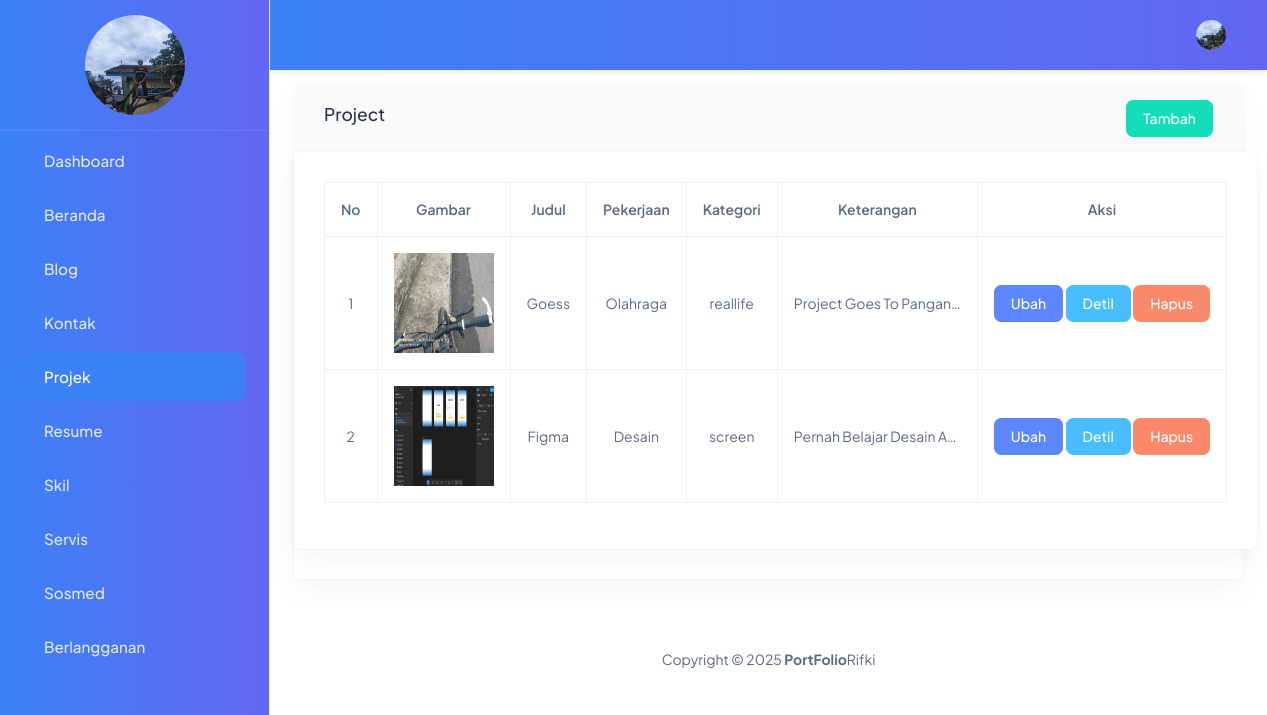
Screenshot of /backend/pages/project/index.php with the database file from the repository.
### tables this page shows
CREATE TABLE `abouts` (
  `id` bigint NOT NULL,
  `name` varchar(250) NOT NULL,
  `image` varchar(250) NOT NULL,
  `born` date NOT NULL,
  `zip_code` int NOT NULL,
  `email` varchar(250) NOT NULL,
  `phone` varchar(250) NOT NULL,
  `total_project` int NOT NULL,
  `work` varchar(250) NOT NULL,
  `address` varchar(250) NOT NULL,
  `description` text NOT NULL
);

CREATE TABLE `projects` (
  `id` bigint NOT NULL,
  `image` varchar(250) NOT NULL,
  `title` varchar(250) NOT NULL,
  `job` varchar(250) NOT NULL,
  `category` varchar(250) NOT NULL,
  `description` text NOT NULL
);

### backend/pages/project/index.php (the view, shortened to what this page needs)
<?php
include '../../partials/header.php';
include '../../partials/sidebar.php';
include '../../partials/navbar.php';
$projects = "SELECT * FROM projects";
$result = mysqli_query($connect, $projects) or die(mysqli_error($connect));
?>
<div class="row">
    <div class="col-12">
        <div class="card">
            <div class="card-header d-flex align-items-center justify-content-between">
                <h5 class="text-capitalize">Project</h5>
                <a href="./create.php" class="btn btn-success">Tambah</a>
            </div>
            <div class="card" style="width: max-content;">
                <div class="card-body">
                    <div class="tabel-responsive">
                        <table class="table table-bordered">
                            <thead>
                                <tr class="text-capitalize text-center">
                                    <th>no</th>
                                    <th>Gambar</th>
                                    <th>judul</th>
                                    <th>Pekerjaan</th>
                                    <th>kategori</th>
                                    <th>keterangan</th>
                                    <th>Aksi</th>
                                </tr>
                            </thead>
                            <tbody>
                                <?php
                                $no = 1;
                                while ($item = $result->fetch_object()):
                                ?>
                                    <tr class="align-middle text-center">
                                        <td><?= $no ?></td>
                                        <td>
                                            <img src="../../../storages/project/<?= $item->image ?>" alt="Gambar" width="100" height="100">
                                        </td>
                                        <td class="text-capitalize"><?= $item->title ?></td>
                                        <td class="text-capitalize"><?= $item->job ?></td>
                                        <td><?= $item->category ?></td>
                                        <td class="text-capitalize text-truncate" style="max-width: 200px;"><?= $item->description ?></td>
                                        <td class="text-center align-middle" role="group"  >
                                            <a href="./edit.php?id=<?= $item->id ?>" class="btn btn-primary">Ubah</a>
                                            <a href="./detail.php?id=<?= $item->id ?>" class="btn btn-secondary">Detil</a>
                                            <a href="../../actions/project/destroy.php?id=<?= $item->id ?>" class="btn btn-danger" onclick="return confirm('Apakah anda yakin')">Hapus</a>
                                        </td>
                                    </tr>
                                <?php
                                    $no++;
                                endwhile;
                                ?>
                            </tbody>
                        </table>
                    </div>
                </div>
            </div>
        </div>
    </div>
</div>
<?php
include '../../partials/footer.php';
?>

### backend/partials/sidebar.php (shortened to what this page needs)
<?php
$abouts = "SELECT * FROM abouts LIMIT 1";
$result = mysqli_query($connect, $abouts) or die(mysqli_error($connect));
?>
<body>
  <div class="body-wrapper" id="main-wrapper" data-layout="vertical" data-navbarbg="skin6" data-sidebartype="full"
    data-sidebar-position="fixed" data-header-position="fixed">
    <aside class="left-sidebar">
      <div>
        <div class="brand-logo  align-items-center justify-content-between">
          <a href="./index.php" class="text-nowrap logo-img">
            <?php
            while ($item = $result->fetch_object()):
            ?>
              <tr>
                <td>
                  <img src="../../../storages/about/<?= $item->image ?>" alt="Gambar" width="100" height="100" class="d-block mx-auto rounded-circle">
                </td>
              </tr>
            <?php
            endwhile;
            ?>
          </a>
        </div>
        <nav class="sidebar-nav scroll-sidebar text-capitalize" data-simplebar="">
          <ul id="sidebarnav">
            <li class="sidebar-item">
              <a class="sidebar-link" href="../dashboard/index.php" aria-expanded="false">
                <span class="hide-menu">Dashboard</span>
              </a>
            </li>
            <li class="sidebar-item">
              <a class="sidebar-link" href="../about/index.php" aria-expanded="false">
                <span class="hide-menu">Beranda</span>
              </a>
            </li>
            <li class="sidebar-item">
              <a class="sidebar-link" href="../Blog/index.php" aria-expanded="false">
                <span class="hide-menu">Blog</span>
              </a>
            </li>
            <li class="sidebar-item">
              <a class="sidebar-link" href="../contact/index.php" aria-expanded="false">
                <span class="hide-menu">Kontak</span>
              </a>
            </li>
            <li class="sidebar-item">
              <a class="sidebar-link" href="../project/index.php" aria-expanded="false">
                <span class="hide-menu">Projek</span>
              </a>
            </li>
            <li class="sidebar-item">
              <a class="sidebar-link" href="../resume/index.php" aria-expanded="false">
                <span class="hide-menu">Resume</span>
              </a>
            </li>
            <li class="sidebar-item">
              <a class="sidebar-link" href="../skill/index.php" aria-expanded="false">
                <span class="hide-menu">Skil</span>
              </a>
            </li>
            <li class="sidebar-item">
              <a class="sidebar-link" href="../service/index.php" aria-expanded="false">
                <span class="hide-menu">Servis</span>
              </a>
            </li>
            <li class="sidebar-item">
              <a class="sidebar-link" href="../socmed/index.php" aria-expanded="false">
                <span class="hide-menu">Sosmed</span>
              </a>
            </li>
            <li class="sidebar-item">
              <a class="sidebar-link" href="../buletin/index.php" aria-expanded="false">
                <span class="hide-menu">Berlangganan</span>
              </a>
            </li>
          </ul>
        </nav>
      </div>
    </aside>

### backend/partials/navbar.php (shortened to what this page needs)
<?php
    $abouts = "SELECT * FROM abouts LIMIT 1";
    $result = mysqli_query($connect, $abouts) or die(mysqli_error($connect));
?>
<div class="body-wrapper">
    <header class="app-header" style="background: linear-gradient(to right, #3b82f6, #6366f1); box-shadow: 0 2px 6px rgba(0, 0, 0, 0.1);">
        <nav class="navbar navbar-expand-lg">
            <div class="navbar-collapse justify-content-end px-0" id="navbarNav">
                <ul class="navbar-nav flex-row ms-auto align-items-center justify-content-end">
                    <li class="nav-item dropdown">
                        <a class="nav-link nav-icon-hover" href="javascript:void(0)" id="drop2"
                            data-bs-toggle="dropdown" aria-expanded="false">
                            <?php
                            while($item =$result->fetch_object()):
                                ?>
                                <tr>
                                    <td>
                                        <img src="../../../storages/about/<?= $item->image?>" alt="Gambar" width="30" height="30" class="rounded-circle">
                                    </td>
                                </tr>
                                <?php
                                endwhile;
                                ?>
                        </a>
                    </li>
                </ul>
            </div>
        </nav>
    </header>
    <div class="container-fluid">

### backend/partials/sidebar.php (style rules this page uses)
.left-sidebar { background: linear-gradient(to right, #3b82f6, #6366f1) !important; box-shadow: 0 0 15px rgba(0, 0, 0, 0); transition: all 0.3s ease; height: 100vh; overflow-y: auto; }
.brand-logo { padding: 15px 20px; border-bottom: 1px solid rgba(255, 255, 255, 0.1); }
.logo-img img { transition: transform 0.3s; }
.sidebar-nav { padding: 10px 0; }
.sidebar-item { margin: 5px 0; }
.sidebar-link { color: #e2e8f0 !important; padding: 12px 20px !important; border-radius: 8px !important; transition: all 0.3s ease; display: flex; align-items: center; }
.sidebar-link.active { background: #3b82f6 !important; color: white !important; }
.hide-menu { font-size: 0.95rem; font-weight: 500; }
.scroll-sidebar { scrollbar-width: thin; scrollbar-color: #3b82f6 transparent; }

### rows the page displays
abouts: image (picture)
projects: image (picture), title "Goess", job "Olahraga", category "reallife", description "Project Goes To Pangan…"
projects: image (picture), title "Figma", job "Desain", category "screen", description "Pernah Belajar Desain A…"
